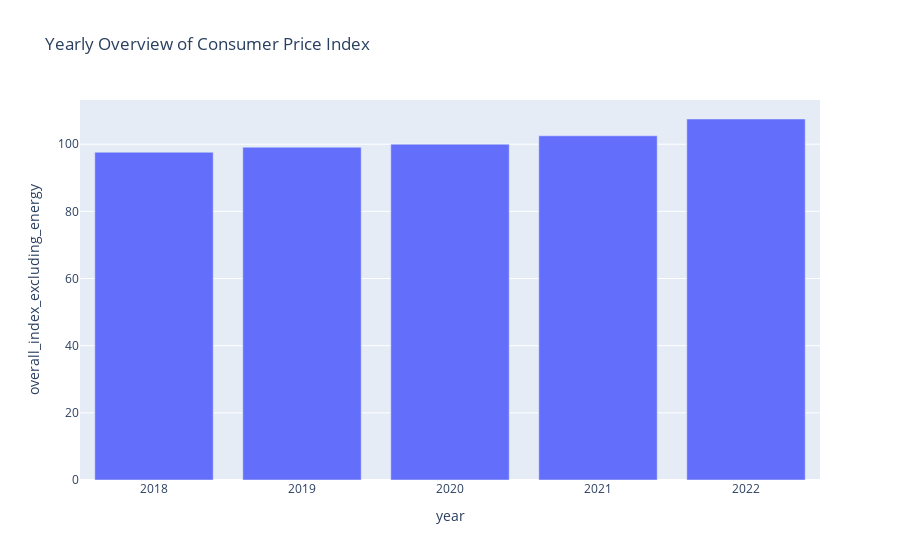

Write notebook code for a chart like this one.
### Code cell
cpi_sp_energy_data_annual_avg_df = pd.read_csv(data_files_path[7])

# Bar chart for overall consumer price index for each year
fig = px.bar(cpi_sp_energy_data_annual_avg_df, x="year", y="overall_index_excluding_energy", title="Yearly Overview of Consumer Price Index")
fig.show()

### Figure 1 — Plotly figure (JSON) as saved in the notebook; plotly's stock layout.template omitted (floating-point values rounded to 4 significant figures)
{"data": [{"alignmentgroup": "True", "hovertemplate": "year=%{x}<br>overall_index_excluding_energy=%{y}<extra></extra>", "legendgroup": "", "marker": {"color": "#636efa", "pattern": {"shape": ""}}, "name": "", "offsetgroup": "", "orientation": "v", "showlegend": false, "textposition": "auto", "type": "bar", "x": [2022, 2021, 2020, 2019, 2018], "xaxis": "x", "y": [107.5, 102.5, 100, 99.1, 97.6], "yaxis": "y"}], "layout": {"barmode": "relative", "legend": {"tracegroupgap": 0}, "title": {"text": "Yearly Overview of Consumer Price Index"}, "xaxis": {"anchor": "y", "domain": [0, 1], "title": {"text": "year"}}, "yaxis": {"anchor": "x", "domain": [0, 1], "title": {"text": "overall_index_excluding_energy"}}}}
